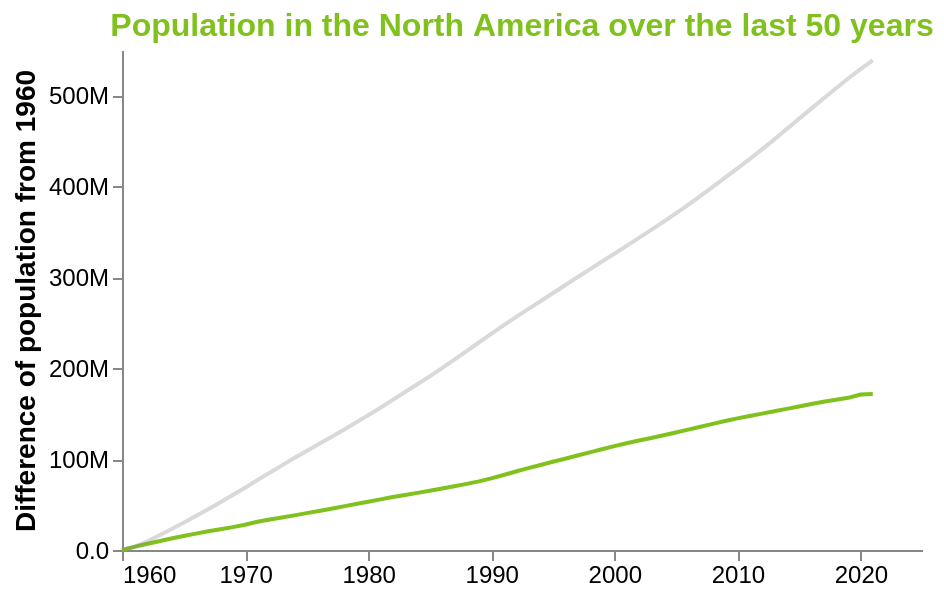

The notebook cell this image was saved under:
### Code cell
# Listing 3.24 Drawing the chart (using Diff instead of Population for y-axis column)

colors=['#80C11E', 'grey']

chart = alt.Chart(df_melt).mark_line().encode(
    x = alt.X('Year:Q',
              title=None,
              axis=alt.Axis(format='.0f',tickMinStep=10)),
    y = alt.Y('Diff:Q',
              title='Difference of population from 1960',
              axis=alt.Axis(format='.2s')),
    color = alt.Color('Continent:N',
                      scale=alt.Scale(range=colors),
                      legend=None),
    opacity = alt.condition(alt.datum['Continent'] == 'North America', alt.value(1), alt.value(0.3))
).properties(
    title='Population in the North America over the last 50 years',
    width=400,
    height=250
).configure_axis(
    grid=False,
    titleFontSize=14,
    labelFontSize=12
).configure_title(
    fontSize=16,
    color='#80C11E'
).configure_view(
    strokeWidth=0
)

# chart.show()
chart

### Figure 1 — Vega-Lite specification as saved in the notebook (floating-point values rounded to 4 significant figures)
{"config": {"view": {"continuousWidth": 400, "continuousHeight": 300, "strokeWidth": 0}, "axis": {"grid": false, "labelFontSize": 12, "titleFontSize": 14}, "title": {"color": "#80C11E", "fontSize": 16}}, "data": {"name": "data-7a03d7292bd5030d05e914ae7452572d"}, "mark": "line", "encoding": {"color": {"field": "Continent", "legend": null, "scale": {"range": ["#80C11E", "grey"]}, "type": "nominal"}, "opacity": {"condition": {"value": 1, "test": "(datum['Continent'] === 'North America')"}, "value": 0.3}, "x": {"axis": {"format": ".0f", "tickMinStep": 10}, "field": "Year", "title": null, "type": "quantitative"}, "y": {"axis": {"format": ".2s"}, "field": "Diff", "title": "Difference of population from 1960", "type": "quantitative"}}, "height": 250, "title": "Population in the North America over the last 50 years", "width": 400, "$schema": "https://vega.github.io/schema/vega-lite/v4.17.0.json", "datasets": {"data-7a03d7292bd5030d05e914ae7452572d": [{"Year": 1960, "Continent": "North America", "Population": 198600000.0, "Diff": 0.0}, {"Year": 1961, "Continent": "North America", "Population": 202000000.0, "Diff": 3383000.0}, {"Year": 1962, "Continent": "North America", "Population": 205200000.0, "Diff": 6574000.0}, {"Year": 1963, "Continent": "North America", "Population": 208300000.0, "Diff": 9629000.0}, {"Year": 1964, "Continent": "North America", "Population": 211300000.0, "Diff": 12640000.0}, {"Year": 1965, "Continent": "North America", "Population": 214000000.0, "Diff": 15410000.0}, {"Year": 1966, "Continent": "North America", "Population": 216700000.0, "Diff": 18030000.0}, {"Year": 1967, "Continent": "North America", "Population": 219200000.0, "Diff": 20550000.0}, {"Year": 1968, "Continent": "North America", "Population": 221500000.0, "Diff": 22880000.0}, {"Year": 1969, "Continent": "North America", "Population": 223800000.0, "Diff": 25130000.0}, {"Year": 1970, "Continent": "North America", "Population": 226400000.0, "Diff": 27810000.0}, {"Year": 1971, "Continent": "North America", "Population": 229700000.0, "Diff": 31050000.0}, {"Year": 1972, "Continent": "North America", "Population": 232200000.0, "Diff": 33540000.0}, {"Year": 1973, "Continent": "North America", "Population": 234500000.0, "Diff": 35830000.0}, {"Year": 1974, "Continent": "North America", "Population": 236700000.0, "Diff": 38090000.0}, {"Year": 1975, "Continent": "North America", "Population": 239200000.0, "Diff": 40540000.0}, {"Year": 1976, "Continent": "North America", "Population": 241500000.0, "Diff": 42910000.0}, {"Year": 1977, "Continent": "North America", "Population": 244000000.0, "Diff": 45390000.0}, {"Year": 1978, "Continent": "North America", "Population": 246600000.0, "Diff": 47980000.0}, {"Year": 1979, "Continent": "North America", "Population": 249300000.0, "Diff": 50690000.0}, {"Year": 1980, "Continent": "North America", "Population": 251800000.0, "Diff": 53170000.0}, {"Year": 1981, "Continent": "North America", "Population": 254300000.0, "Diff": 55720000.0}, {"Year": 1982, "Continent": "North America", "Population": 256800000.0, "Diff": 58210000.0}, {"Year": 1983, "Continent": "North America", "Population": 259200000.0, "Diff": 60590000.0}, {"Year": 1984, "Continent": "North America", "Population": 261500000.0, "Diff": 62860000.0}, {"Year": 1985, "Continent": "North America", "Population": 263800000.0, "Diff": 65200000.0}, {"Year": 1986, "Continent": "North America", "Population": 266300000.0, "Diff": 67670000.0}, {"Year": 1987, "Continent": "North America", "Population": 268800000.0, "Diff": 70170000.0}, {"Year": 1988, "Continent": "North America", "Population": 271300000.0, "Diff": 72720000.0}, {"Year": 1989, "Continent": "North America", "Population": 274200000.0, "Diff": 75530000.0}, {"Year": 1990, "Continent": "North America", "Population": 277400000.0, "Diff": 78750000.0}, {"Year": 1991, "Continent": "North America", "Population": 281100000.0, "Diff": 82450000.0}, {"Year": 1992, "Continent": "North America", "Population": 284900000.0, "Diff": 86320000.0}, {"Year": 1993, "Continent": "North America", "Population": 288700000.0, "Diff": 90040000.0}, {"Year": 1994, "Continent": "North America", "Population": 292200000.0, "Diff": 93560000.0}, {"Year": 1995, "Continent": "North America", "Population": 295600000.0, "Diff": 97020000.0}, {"Year": 1996, "Continent": "North America", "Population": 299100000.0, "Diff": 100400000.0}, {"Year": 1997, "Continent": "North America", "Population": 302600000.0, "Diff": 104000000.0}, {"Year": 1998, "Continent": "North America", "Population": 306100000.0, "Diff": 107400000.0}, {"Year": 1999, "Continent": "North America", "Population": 309500000.0, "Diff": 110900000.0}, {"Year": 2000, "Continent": "North America", "Population": 312900000.0, "Diff": 114300000.0}, {"Year": 2001, "Continent": "North America", "Population": 316100000.0, "Diff": 117400000.0}, {"Year": 2002, "Continent": "North America", "Population": 319000000.0, "Diff": 120400000.0}, {"Year": 2003, "Continent": "North America", "Population": 321800000.0, "Diff": 123200000.0}, {"Year": 2004, "Continent": "North America", "Population": 324800000.0, "Diff": 126200000.0}, {"Year": 2005, "Continent": "North America", "Population": 327800000.0, "Diff": 129200000.0}, {"Year": 2006, "Continent": "North America", "Population": 331000000.0, "Diff": 132400000.0}, {"Year": 2007, "Continent": "North America", "Population": 334200000.0, "Diff": 135600000.0}, {"Year": 2008, "Continent": "North America", "Population": 337400000.0, "Diff": 138800000.0}, {"Year": 2009, "Continent": "North America", "Population": 340500000.0, "Diff": 141800000.0}, {"Year": 2010, "Continent": "North America", "Population": 343400000.0, "Diff": 144800000.0}, {"Year": 2011, "Continent": "North America", "Population": 346000000.0, "Diff": 147400000.0}, {"Year": 2012, "Continent": "North America", "Population": 348700000.0, "Diff": 150000000.0}, {"Year": 2013, "Continent": "North America", "Population": 351200000.0, "Diff": 152600000.0}, {"Year": 2014, "Continent": "North America", "Population": 353900000.0, "Diff": 155300000.0}, {"Year": 2015, "Continent": "North America", "Population": 356500000.0, "Diff": 157900000.0}, {"Year": 2016, "Continent": "North America", "Population": 359200000.0, "Diff": 160600000.0}, {"Year": 2017, "Continent": "North America", "Population": 361700000.0, "Diff": 163100000.0}, {"Year": 2018, "Continent": "North America", "Population": 364000000.0, "Diff": 165300000.0}, {"Year": 2019, "Continent": "North America", "Population": 366000000.0, "Diff": 167400000.0}, {"Year": 2020, "Continent": "North America", "Population": 369600000.0, "Diff": 171000000.0}, {"Year": 2021, "Continent": "North America", "Population": 370200000.0, "Diff": 171600000.0}, {"Year": 1960, "Continent": "World", "Population": 311300000.0, "Diff": 0.0}, {"Year": 1961, "Continent": "World", "Population": 315000000.0, "Diff": 3690000.0}, {"Year": 1962, "Continent": "World", "Population": 320400000.0, "Diff": 9075000.0}, {"Year": 1963, "Continent": "World", "Population": 327300000.0, "Diff": 15980000.0}, {"Year": 1964, "Continent": "World", "Population": 334200000.0, "Diff": 22920000.0}, {"Year": 1965, "Continent": "World", "Population": 341300000.0, "Diff": 30020000.0}, {"Year": 1966, "Continent": "World", "Population": 348800000.0, "Diff": 37470000.0}, {"Year": 1967, "Continent": "World", "Population": 356200000.0, "Diff": 44880000.0}, {"Year": 1968, "Continent": "World", "Population": 363800000.0, "Diff": 52510000.0}, {"Year": 1969, "Continent": "World", "Population": 371800000.0, "Diff": 60440000.0}, {"Year": 1970, "Continent": "World", "Population": 379800000.0, "Diff": 68490000.0}, {"Year": 1971, "Continent": "World", "Population": 388100000.0, "Diff": 76830000.0}, {"Year": 1972, "Continent": "World", "Population": 396300000.0, "Diff": 84970000.0}, {"Year": 1973, "Continent": "World", "Population": 404400000.0, "Diff": 93090000.0}, {"Year": 1974, "Continent": "World", "Population": 412500000.0, "Diff": 101100000.0}, {"Year": 1975, "Continent": "World", "Population": 420300000.0, "Diff": 109000000.0}, {"Year": 1976, "Continent": "World", "Population": 428000000.0, "Diff": 116700000.0}, {"Year": 1977, "Continent": "World", "Population": 435700000.0, "Diff": 124300000.0}, {"Year": 1978, "Continent": "World", "Population": 443400000.0, "Diff": 132100000.0}, {"Year": 1979, "Continent": "World", "Population": 451400000.0, "Diff": 140100000.0}, {"Year": 1980, "Continent": "World", "Population": 459500000.0, "Diff": 148200000.0}, {"Year": 1981, "Continent": "World", "Population": 467800000.0, "Diff": 156400000.0}, {"Year": 1982, "Continent": "World", "Population": 476500000.0, "Diff": 165200000.0}, {"Year": 1983, "Continent": "World", "Population": 485100000.0, "Diff": 173800000.0}, {"Year": 1984, "Continent": "World", "Population": 493600000.0, "Diff": 182300000.0}, {"Year": 1985, "Continent": "World", "Population": 502300000.0, "Diff": 191000000.0}, {"Year": 1986, "Continent": "World", "Population": 511400000.0, "Diff": 200100000.0}, {"Year": 1987, "Continent": "World", "Population": 520800000.0, "Diff": 209400000.0}, {"Year": 1988, "Continent": "World", "Population": 530200000.0, "Diff": 218900000.0}, {"Year": 1989, "Continent": "World", "Population": 539600000.0, "Diff": 228300000.0}, {"Year": 1990, "Continent": "World", "Population": 549100000.0, "Diff": 237800000.0}, {"Year": 1991, "Continent": "World", "Population": 558400000.0, "Diff": 247100000.0}, {"Year": 1992, "Continent": "World", "Population": 567400000.0, "Diff": 256100000.0}, {"Year": 1993, "Continent": "World", "Population": 576300000.0, "Diff": 264900000.0}, {"Year": 1994, "Continent": "World", "Population": 585000000.0, "Diff": 273600000.0}, {"Year": 1995, "Continent": "World", "Population": 593700000.0, "Diff": 282400000.0}, {"Year": 1996, "Continent": "World", "Population": 602500000.0, "Diff": 291200000.0}, {"Year": 1997, "Continent": "World", "Population": 611300000.0, "Diff": 300000000.0}, {"Year": 1998, "Continent": "World", "Population": 620000000.0, "Diff": 308700000.0}, {"Year": 1999, "Continent": "World", "Population": 628600000.0, "Diff": 317300000.0}, {"Year": 2000, "Continent": "World", "Population": 637200000.0, "Diff": 325900000.0}, {"Year": 2001, "Continent": "World", "Population": 645900000.0, "Diff": 334600000.0}, {"Year": 2002, "Continent": "World", "Population": 654600000.0, "Diff": 343300000.0}, {"Year": 2003, "Continent": "World", "Population": 663400000.0, "Diff": 352100000.0}, {"Year": 2004, "Continent": "World", "Population": 672400000.0, "Diff": 361100000.0}, {"Year": 2005, "Continent": "World", "Population": 681600000.0, "Diff": 370300000.0}, {"Year": 2006, "Continent": "World", "Population": 691100000.0, "Diff": 379700000.0}, {"Year": 2007, "Continent": "World", "Population": 700800000.0, "Diff": 389500000.0}, {"Year": 2008, "Continent": "World", "Population": 710800000.0, "Diff": 399500000.0}, {"Year": 2009, "Continent": "World", "Population": 720900000.0, "Diff": 409600000.0}, {"Year": 2010, "Continent": "World", "Population": 731000000.0, "Diff": 419700000.0}, {"Year": 2011, "Continent": "World", "Population": 741200000.0, "Diff": 429900000.0}, {"Year": 2012, "Continent": "World", "Population": 752000000.0, "Diff": 440700000.0}, {"Year": 2013, "Continent": "World", "Population": 763000000.0, "Diff": 451700000.0}, {"Year": 2014, "Continent": "World", "Population": 774200000.0, "Diff": 462900000.0}, {"Year": 2015, "Continent": "World", "Population": 785500000.0, "Diff": 474200000.0}, {"Year": 2016, "Continent": "World", "Population": 796800000.0, "Diff": 485500000.0}, {"Year": 2017, "Continent": "World", "Population": 808000000.0, "Diff": 496700000.0}, {"Year": 2018, "Continent": "World", "Population": 819000000.0, "Diff": 507700000.0}, {"Year": 2019, "Continent": "World", "Population": 829900000.0, "Diff": 518600000.0}, {"Year": 2020, "Continent": "World", "Population": 840300000.0, "Diff": 529000000.0}, {"Year": 2021, "Continent": "World", "Population": 850000000.0, "Diff": 538700000.0}]}}
